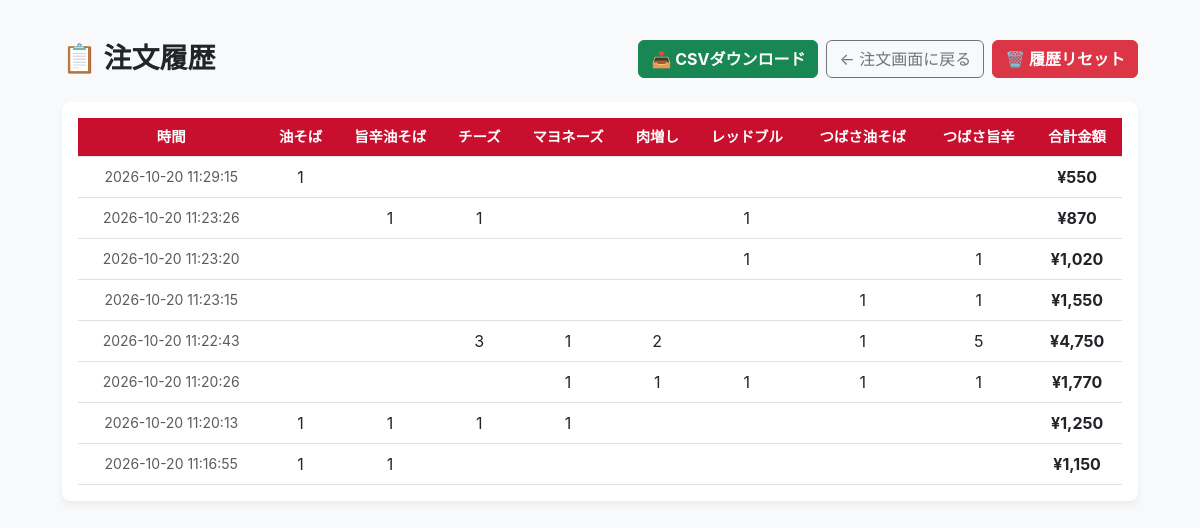
The app's page /history, older data.
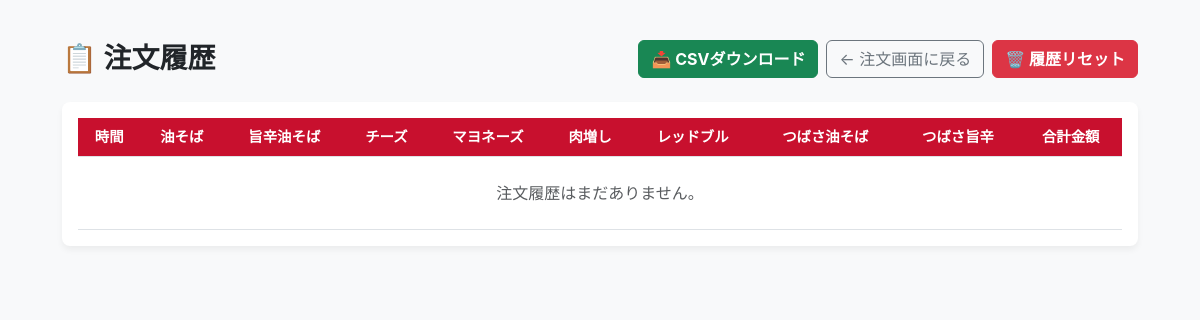
The same page, newer data.
### tables this page shows
CREATE TABLE orders (
            id INTEGER PRIMARY KEY AUTOINCREMENT,
            normal INTEGER DEFAULT 0,
            spicy INTEGER DEFAULT 0,
            set_normal INTEGER DEFAULT 0,
            set_spicy INTEGER DEFAULT 0,
            cheese INTEGER DEFAULT 0,
            mayo INTEGER DEFAULT 0,
            meat INTEGER DEFAULT 0,
            redbull INTEGER DEFAULT 0,
            total_price INTEGER,
            created_at TIMESTAMP DEFAULT CURRENT_TIMESTAMP
        );

### app.py (the view)
@app.route('/history')
def history():
    conn = sqlite3.connect('orders.db')
    conn.row_factory = sqlite3.Row
    cursor = conn.cursor()
    cursor.execute('SELECT * FROM orders ORDER BY id DESC')
    orders = cursor.fetchall()
    conn.close()
    return render_template('history.html', orders=orders)

### templates/history.html (shortened to what this page needs)
<!DOCTYPE html>
<html lang="ja">
<head>
    <link href="https://cdn.jsdelivr.net/npm/bootstrap@5.3.0/dist/css/bootstrap.min.css" rel="stylesheet">
    <link rel="stylesheet" href="{{ url_for('static', filename='css/style.css') }}">
</head>
<body class="p-2 p-md-4">
    <div class="container my-3" style="max-width: 1100px;">
        <div class="d-flex flex-wrap justify-content-between align-items-center mb-4 gap-2">
            <h1 class="h3 fw-bold text-dark m-0">📋 注文履歴</h1>
            <div class="d-flex gap-2 flex-wrap">
                <a href="/download_csv" class="btn btn-success fw-bold">📥 CSVダウンロード</a>
                <a href="/" class="btn btn-outline-secondary">← 注文画面に戻る</a>
                <button type="button" class="btn btn-danger fw-bold" data-bs-toggle="modal" data-bs-target="#resetModal">
                    🗑️ 履歴リセット
                </button>
            </div>
        </div>
        <div class="table-responsive p-2 p-md-3">
            <table class="table table-hover align-middle mb-0">
                <thead>
                    <tr class="table-red-header">
                        <th>時間</th>
                        <th>油そば</th>
                        <th>旨辛油そば</th>
                        <th>チーズ</th>
                        <th>マヨネーズ</th>
                        <th>肉増し</th>
                        <th>レッドブル</th>
                        <th>つばさ油そば</th>
                        <th>つばさ旨辛</th>
                        <th>合計金額</th>
                    </tr>
                </thead>
                <tbody>
                    {% for order in orders %}
                    <tr>
                        <td class="text-muted small">{{ order.created_at }}</td>
                        <td>{% if order.normal > 0 %}{{ order.normal }}{% endif %}</td>
                        <td>{% if order.spicy > 0 %}{{ order.spicy }}{% endif %}</td>
                        <td>{% if order.cheese > 0 %}{{ order.cheese }}{% endif %}</td>
                        <td>{% if order.mayo > 0 %}{{ order.mayo }}{% endif %}</td>
                        <td>{% if order.meat > 0 %}{{ order.meat }}{% endif %}</td>
                        <td>{% if order.redbull > 0 %}{{ order.redbull }}{% endif %}</td>
                        <td>{% if order.set_normal > 0 %}{{ order.set_normal }}{% endif %}</td>
                        <td>{% if order.set_spicy > 0 %}{{ order.set_spicy }}{% endif %}</td>
                        <td class="fw-bold">¥{{ "{:,}".format(order.total_price) }}</td>
                    </tr>
                    {% else %}
                    <tr>
                        <td colspan="10" class="text-center text-muted py-4">注文履歴はまだありません。</td>
                    </tr>
                    {% endfor %}
                </tbody>
            </table>
        </div>
    </div>
</body>
</html>

### static/css/style.css (style rules this page uses)
body { background-color: #f8f9fa; color: #212529; font-family: -apple-system, BlinkMacSystemFont, "Segoe UI", Roboto, sans-serif; }
.table-red-header th { background-color: #c8102e !important; color: white !important; text-align: center; font-size: 0.9rem; white-space: nowrap; }
.table td { text-align: center; vertical-align: middle; }
.table-responsive { background-color: #ffffff; border-radius: 8px; box-shadow: 0 4px 6px rgba(0,0,0,0.05); overflow-x: auto; -webkit-overflow-scrolling: touch; }

Row changes from the older to the newer data that the page shows:
removed orders: created_at "2026-10-20 11:29:15", normal "1", total_price "550"
removed orders: created_at "2026-10-20 11:23:26", spicy "1", cheese "1", redbull "1", total_price "870"
removed orders: created_at "2026-10-20 11:23:20", redbull "1", set_spicy "1", total_price "1,020"
removed orders: created_at "2026-10-20 11:23:15", set_normal "1", set_spicy "1", total_price "1,550"
removed orders: created_at "2026-10-20 11:22:43", cheese "3", mayo "1", meat "2", set_normal "1", set_spicy "5", total_price "4,750"
removed orders: created_at "2026-10-20 11:20:26", mayo "1", meat "1", redbull "1", set_normal "1", set_spicy "1", total_price "1,770"
removed orders: created_at "2026-10-20 11:20:13", normal "1", spicy "1", cheese "1", mayo "1", total_price "1,250"
removed orders: created_at "2026-10-20 11:16:55", normal "1", spicy "1", total_price "1,150"
Text that changed along with them:
text now shown: "注文履歴はまだありません。"
